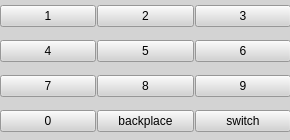
<?xml version="1.0" encoding="UTF-8"?>
<ui version="4.0">
 <class>keyboard</class>
 <widget class="QWidget" name="keyboard">
  <property name="geometry">
   <rect>
    <x>0</x>
    <y>0</y>
    <width>290</width>
    <height>140</height>
   </rect>
  </property>
  <property name="windowTitle">
   <string>Form</string>
  </property>
  <property name="styleSheet">
   <string notr="true">background=rgb(140, 140, 140)</string>
  </property>
  <widget class="QWidget" name="widget" native="true">
   <property name="enabled">
    <bool>true</bool>
   </property>
   <property name="geometry">
    <rect>
     <x>0</x>
     <y>0</y>
     <width>290</width>
     <height>140</height>
    </rect>
   </property>
   <property name="styleSheet">
    <string notr="true">background-color: lightgray</string>
   </property>
   <widget class="QWidget" name="">
    <property name="geometry">
     <rect>
      <x>0</x>
      <y>-7</y>
      <width>291</width>
      <height>151</height>
     </rect>
    </property>
    <layout class="QGridLayout" name="gridLayout">
     <property name="spacing">
      <number>1</number>
     </property>
     <item row="0" column="0">
      <widget class="QPushButton" name="k_1">
       <property name="text">
        <string>1</string>
       </property>
      </widget>
     </item>
     <item row="0" column="1">
      <widget class="QPushButton" name="k_2">
       <property name="text">
        <string>2</string>
       </property>
      </widget>
     </item>
     <item row="0" column="2">
      <widget class="QPushButton" name="k_5">
       <property name="text">
        <string>3</string>
       </property>
      </widget>
     </item>
     <item row="1" column="0">
      <widget class="QPushButton" name="k_3">
       <property name="text">
        <string>4</string>
       </property>
      </widget>
     </item>
     <item row="1" column="1">
      <widget class="QPushButton" name="k_4">
       <property name="text">
        <string>5</string>
       </property>
      </widget>
     </item>
     <item row="1" column="2">
      <widget class="QPushButton" name="k_6">
       <property name="text">
        <string>6</string>
       </property>
      </widget>
     </item>
     <item row="2" column="0">
      <widget class="QPushButton" name="k_7">
       <property name="text">
        <string>7</string>
       </property>
      </widget>
     </item>
     <item row="2" column="1">
      <widget class="QPushButton" name="k_8">
       <property name="text">
        <string>8</string>
       </property>
      </widget>
     </item>
     <item row="2" column="2">
      <widget class="QPushButton" name="k_9">
       <property name="text">
        <string>9</string>
       </property>
      </widget>
     </item>
     <item row="3" column="2">
      <widget class="QPushButton" name="swi">
       <property name="text">
        <string>switch</string>
       </property>
      </widget>
     </item>
     <item row="3" column="1">
      <widget class="QPushButton" name="swi_2">
       <property name="text">
        <string>backplace</string>
       </property>
      </widget>
     </item>
     <item row="3" column="0">
      <widget class="QPushButton" name="k_0">
       <property name="text">
        <string>0</string>
       </property>
      </widget>
     </item>
    </layout>
   </widget>
  </widget>
 </widget>
 <resources/>
 <connections/>
</ui>
